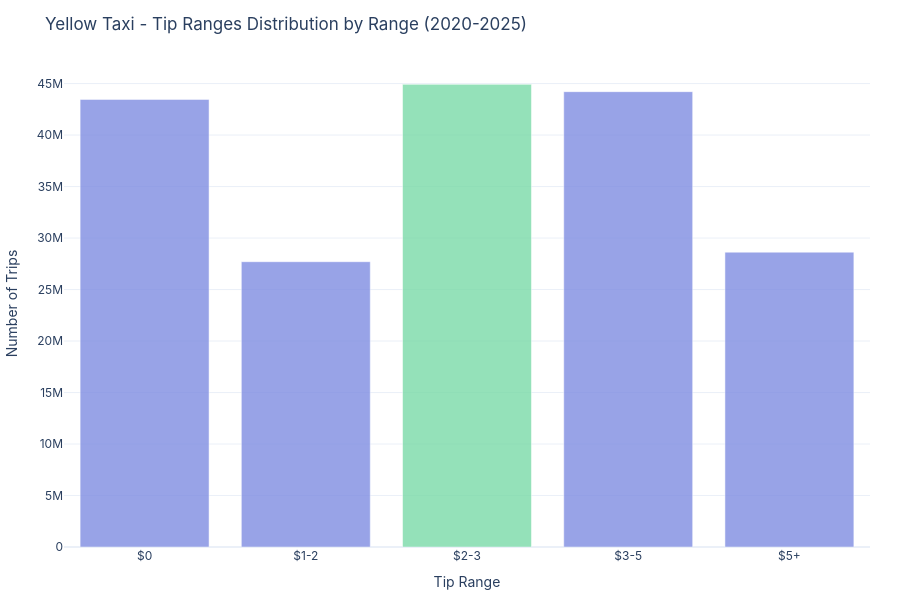

Notebook code cell kept with this figure:
### Code cell
temp_07_tips_distribution_nyc_ranges(df, None)

#temp_07_tips_distribution_nyc_ranges(None, TABLES_DIR / "temp_07_tips_distribution_nyc_ranges.csv")

### Figure 1 — Plotly figure (JSON) as saved in the notebook; plotly's stock layout.template omitted (floating-point values rounded to 4 significant figures)
{"data": [{"customdata": [23.0, 14.66, 23.78, 23.4, 15.15], "hovertemplate": "Range: %{x}<br>Trips: %{y:,.0f}<br>Ranges: %{customdata:.1f}%<extra></extra>", "marker": {"color": ["#7F8DE2", "#7F8DE2", "#7ADAA8", "#7F8DE2", "#7F8DE2"]}, "name": "Tips %", "opacity": 0.8, "type": "bar", "x": ["$0", "$1-2", "$2-3", "$3-5", "$5+"], "y": [43463792, 27704149, 44923506, 44213772, 28627605]}], "layout": {"font": {"family": "Inter, sans-serif", "size": 12}, "height": 600, "hovermode": "x unified", "margin": {"b": 50, "l": 60, "r": 30, "t": 60}, "showlegend": false, "title": {"text": "Yellow Taxi - Tip Ranges Distribution by Range (2020-2025)"}, "xaxis": {"title": {"text": "Tip Range"}}, "yaxis": {"title": {"text": "Number of Trips"}}}}
